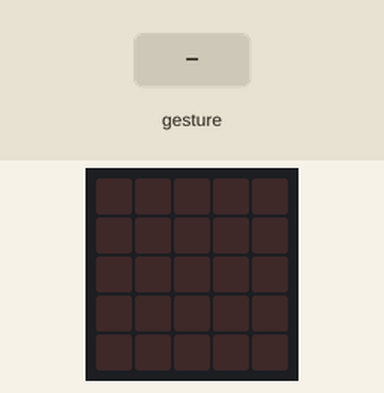
Recording of a program running on a simulated BBC micro:bit running MicroPython. Parts: the board's 5×5 LED display. The test bench sets the inputs (shaded band). Dim RGB values are drawn brighter than linear; random numbers come from a fixed seed; a tilt is held for 1.5 s and a shake lasts 1 s, then the board lies face up again.

Above: at 1.2 s.
1.3 s: gesture 'shake'
At 1.65 s:
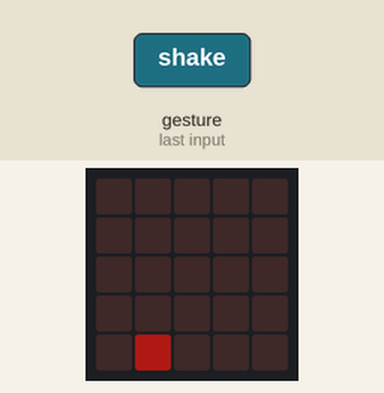
4.0 s: gesture 'shake'
At 4.35 s:
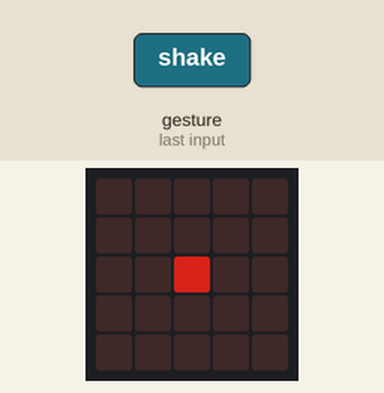
6.7 s: gesture 'shake'
At 7.05 s:
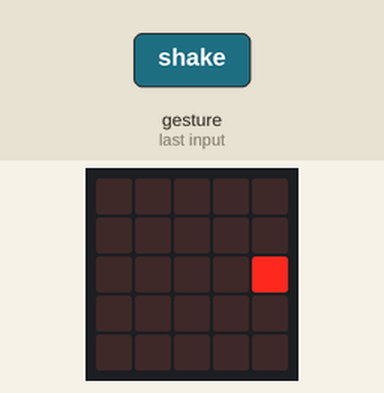
9.3 s: gesture 'shake'
At 9.65 s:
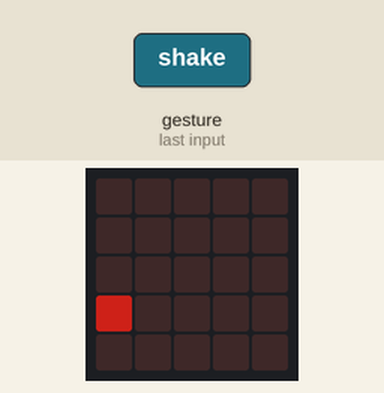
Timing chart, 0 to 12.3 s (numbered marks = the images above; inputs shaded):
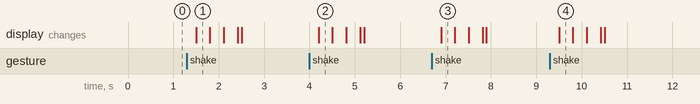

Measured:
- after the input at 1.3 s, the display: changes after 0.20 s (image 1)
- after the input at 4.0 s, the display: changes after 0.20 s (image 2)
- after the input at 6.7 s, the display: changes after 0.20 s (image 3)
- after the input at 9.3 s, the display: changes after 0.20 s (image 4)

The program:

twinkle.py
```python
from microbit import *
import random

while True:
    if accelerometer.was_gesture("shake"):
        for i in range(100):
            x = random.randint(0, 4)
            y = random.randint(0, 4)
            bright = random.randint(1, 9)
            display.set_pixel(x, y, bright)
            sleep(10)
        display.clear()
```
